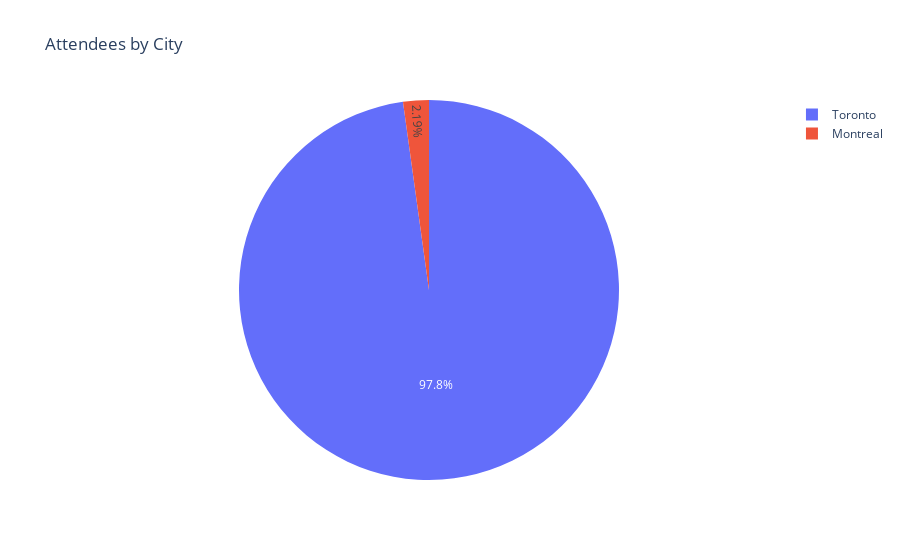

Here is the notebook cell this chart was saved with:
### Code cell
figure = px.pie(df, names='City', title='Attendees by City')
figure.show()

### Figure 1 — Plotly figure (JSON) as saved in the notebook; plotly's stock layout.template omitted (floating-point values rounded to 4 significant figures; data arrays with more than 128 entries replaced by an {"elided": "..."} marker saying what was removed)
{"data": [{"domain": {"x": [0, 1], "y": [0, 1]}, "hovertemplate": "City=%{label}<extra></extra>", "labels": {"elided": "4978 str values"}, "legendgroup": "", "name": "", "showlegend": true, "type": "pie"}], "layout": {"legend": {"tracegroupgap": 0}, "title": {"text": "Attendees by City"}}}
